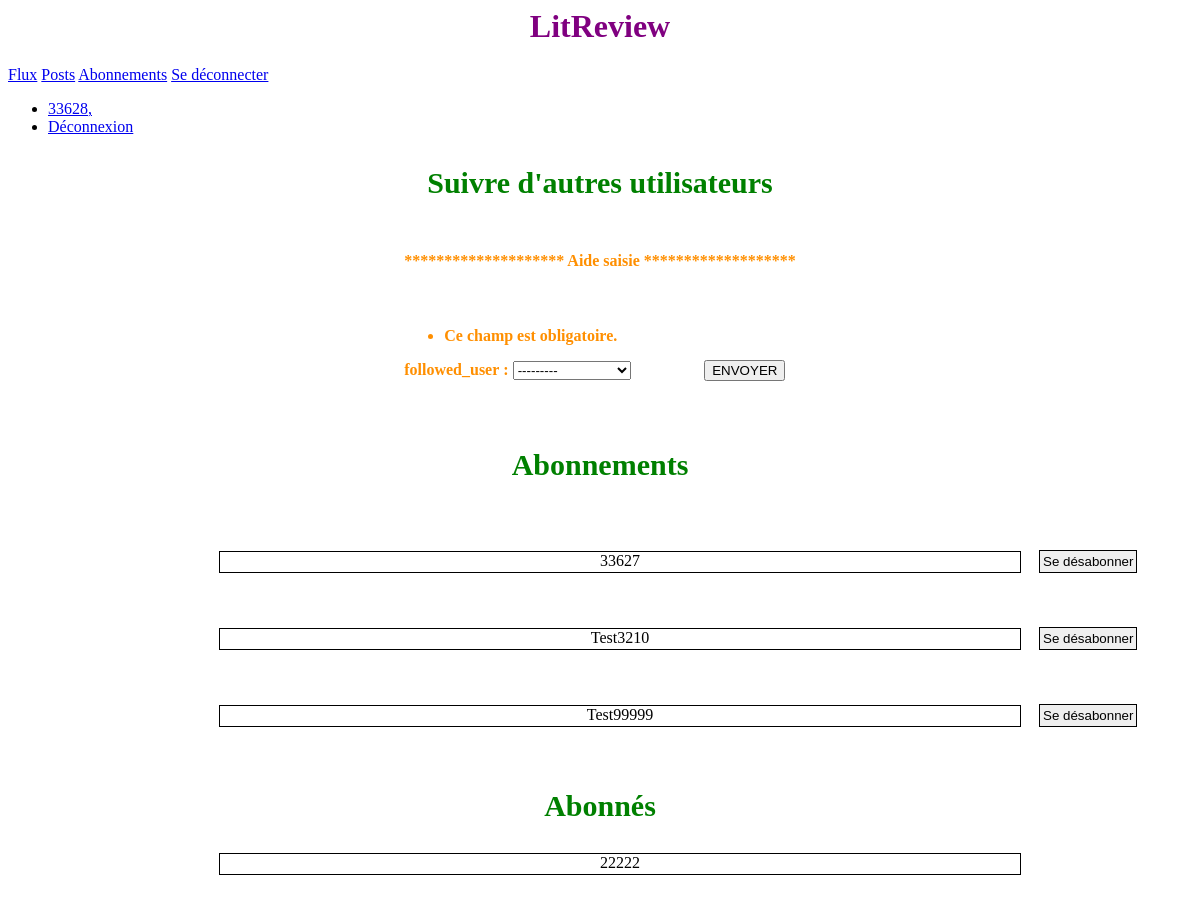
The app's page /CreatUserFollows/ (signed in), older data.
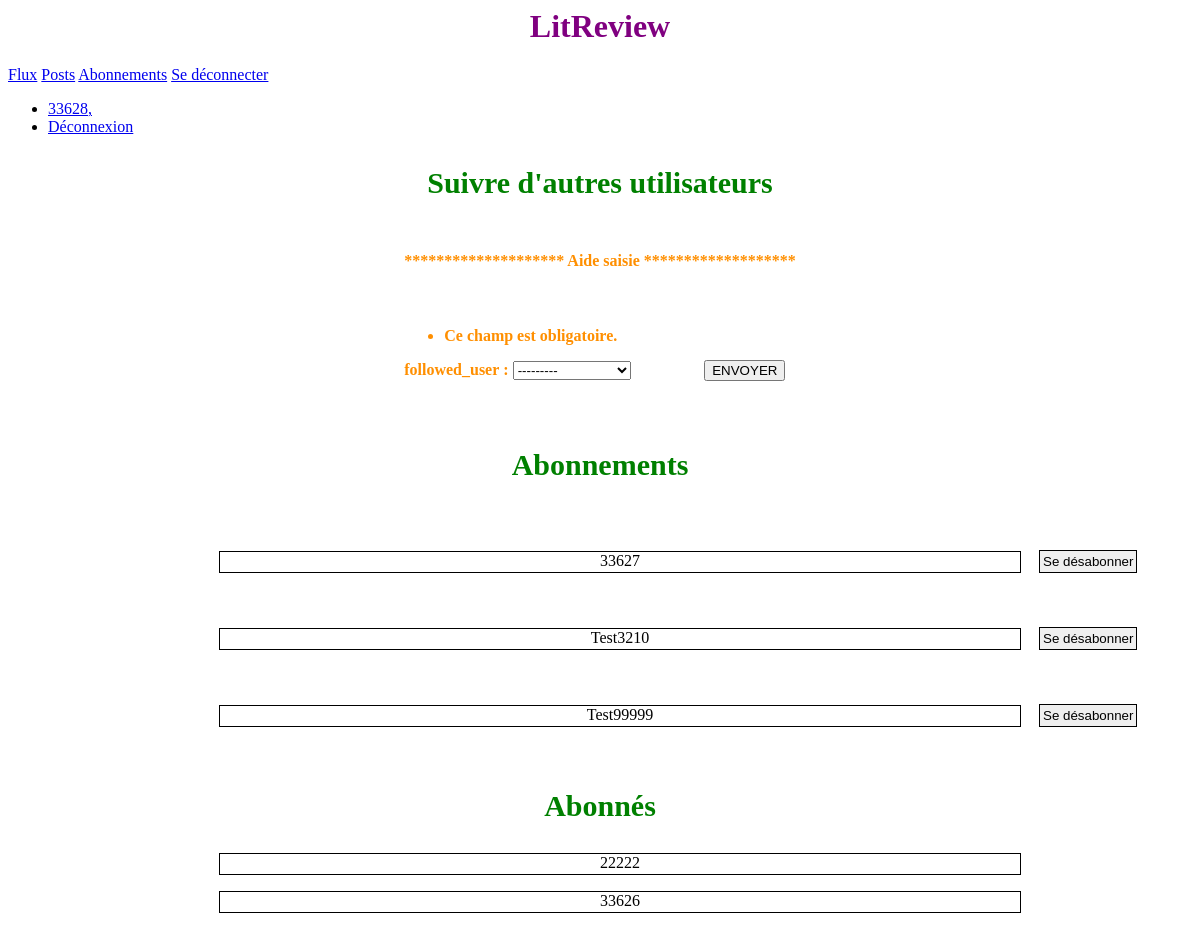
The same page, newer data.
### app_crit/models.py (models this page shows)
class UserFollows(models.Model):
    user = models.ForeignKey(to=settings.AUTH_USER_MODEL, on_delete=models.CASCADE,related_name='following')
    followed_user = models.ForeignKey(to=settings.AUTH_USER_MODEL, on_delete=models.CASCADE, related_name='followed_by')
    class Meta:
        unique_together = ('user', 'followed_user')

### app_crit/views.py (the view, shortened to what this page needs)
# urls.py: path('CreatUserFollows/', indexUserFollows, name='abonnement'),
@login_required
def indexUserFollows(request):
     form = UserFollowsForm(request.POST or None, request.FILES)
     obj_recup_01 = request.user.username
     obj_recup_02 = "******************** Aide saisie *******************"
     boutonVue = 0
     if request.method == 'POST' and "name_bouton_desabonner" in request.POST:
        form = UserFollowsForm(request.POST or None, request.FILES)
        instance = UserFollows.objects.get(user=request.user, followed_user=request.POST['name_bouton_desabonner'])
        obj_recup_02 = instance.followed_user
        instance.delete()
        obj_recup_02 = "utilisateur " + str(obj_recup_02) + " vient d'être désabonné"
     return render(request, 'abonnement.html', {'form': form, 'obj_recup_01': obj_recup_01, 'obj_recup_02': obj_recup_02})

### app_crit/formulaire.py
class UserFollowsForm(ModelForm):
    class Meta:
        model = UserFollows
        fields = ['followed_user']
        enctype = "multipart/form-data"
        labels = {"followed_user": "followed_user" }

### app_crit/templates/abonnement.html (shortened to what this page needs)
{% extends "base.html" %}
{% block content %}
<h3 class="idAbonnTitre1">Suivre d'autres utilisateurs</h3>
<form method="post" enctype="multipart/form-data">
    <div class="cl_abonn_abonner">
        <h4> {{ obj_recup_02 }}<h4>
            <div class="cl_abonn_abonner2">
                 <div class="cl_abonn_user" >
                {{ form.as_p }}
                     </div>
                <button type="submit" class="cl_abonn_bouton_envoyer2" name="name_bouton_envoyer"> ENVOYER</button>
            </div>
    </div>
</form>
 <form method="post" enctype="multipart/form-data">
<form method="post">
    <div class="cl_abonn_desabonnement">
        <h3 class="idAbonnTitre2">Abonnements</h3>
        <ul>
            {% for user in request.user.following.all %}
                <p class="cl_list_abonn"> <span class="abonn_abonne"> {{ user.followed_user }} </span>
                    </p>
                <p>    <button class="cl_bouton_desabonner" name="name_bouton_desabonner"
                            value="{{ user.followed_user.id }}">Se désabonner</button></p>
            {% endfor %}
        </ul>
    </div>
</form>
     <form>
<div class="cl_abonn_liste_abonne">
    <h3 class="idAbonnTitre3" >Abonnés</h3>
    <ul class="list-group list-group-flush">
        {% for user in request.user.followed_by.all %}
            <p class="list-group-item"> <span class="abonn_abonne"> {{ user.user }} </span> </p>
        {% endfor %}
    </ul>
    </div>
</div>
{% endblock %}

Row changes from the older to the newer data that the page shows:
added UserFollows: user "33626", shown under "Abonnés"
